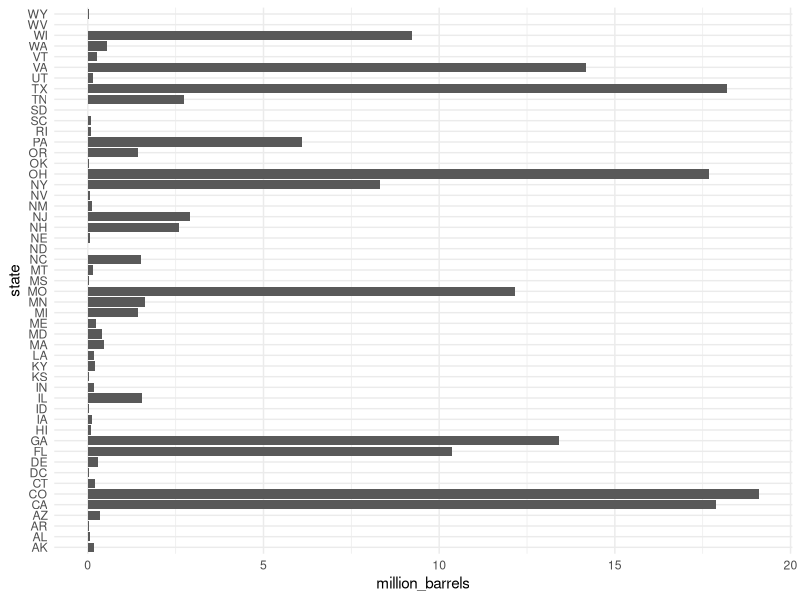
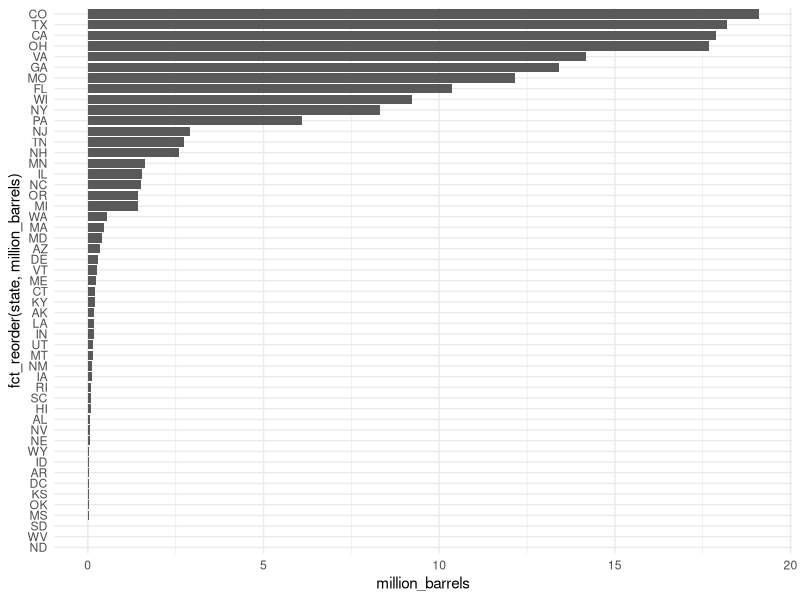
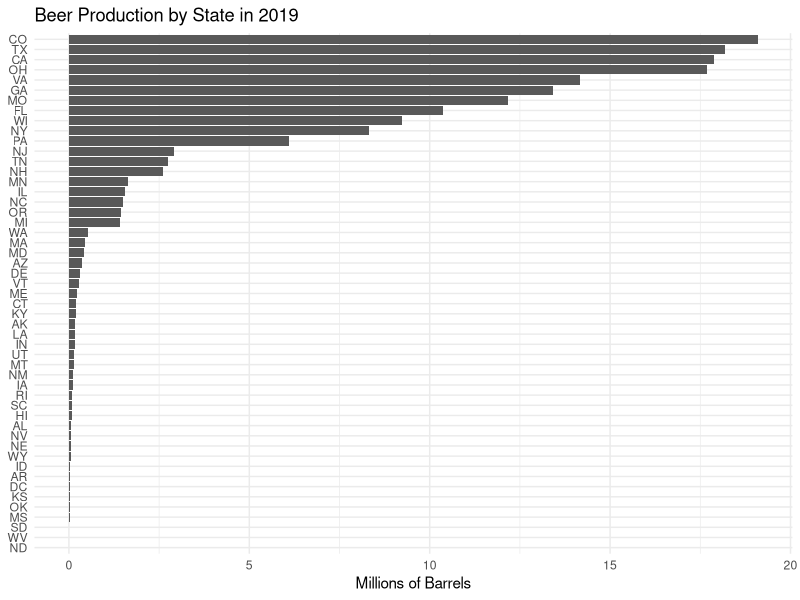
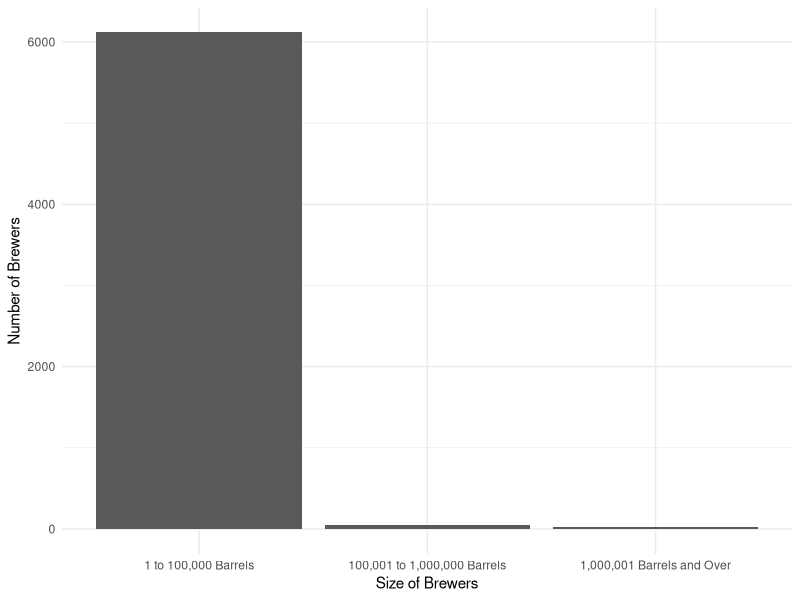
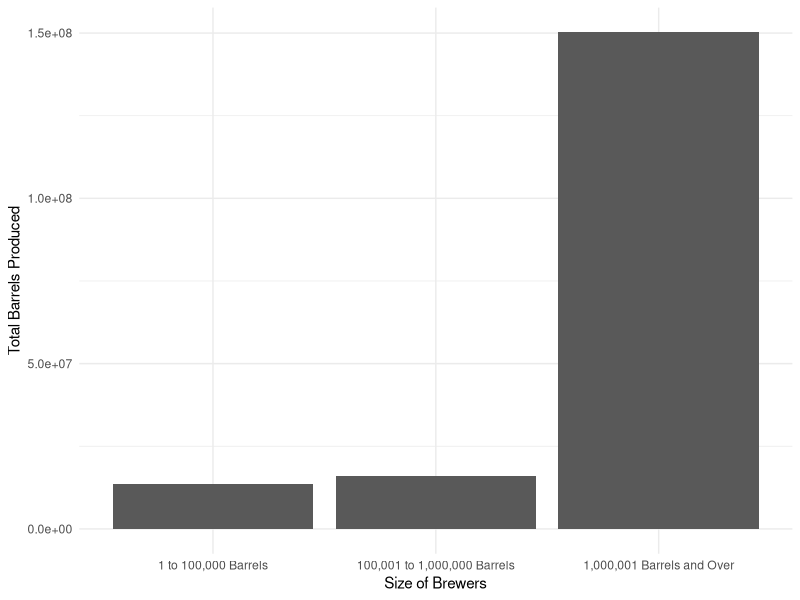
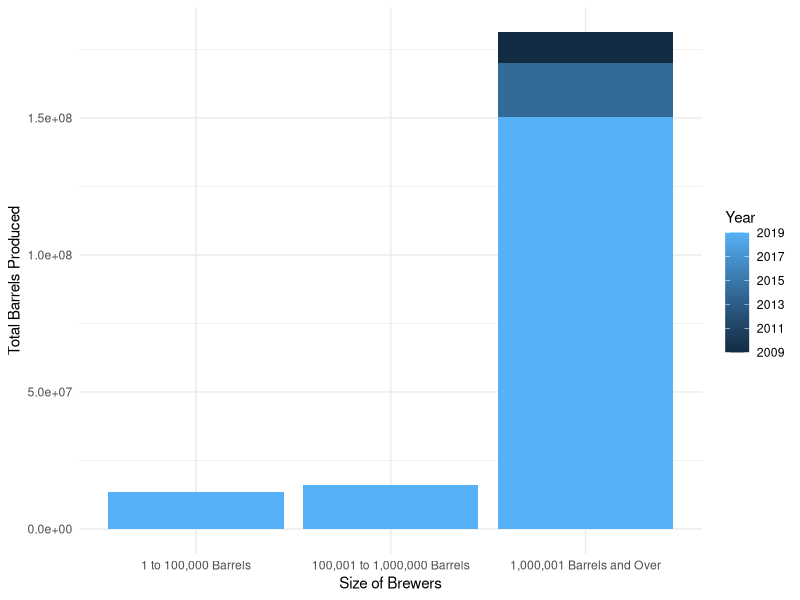
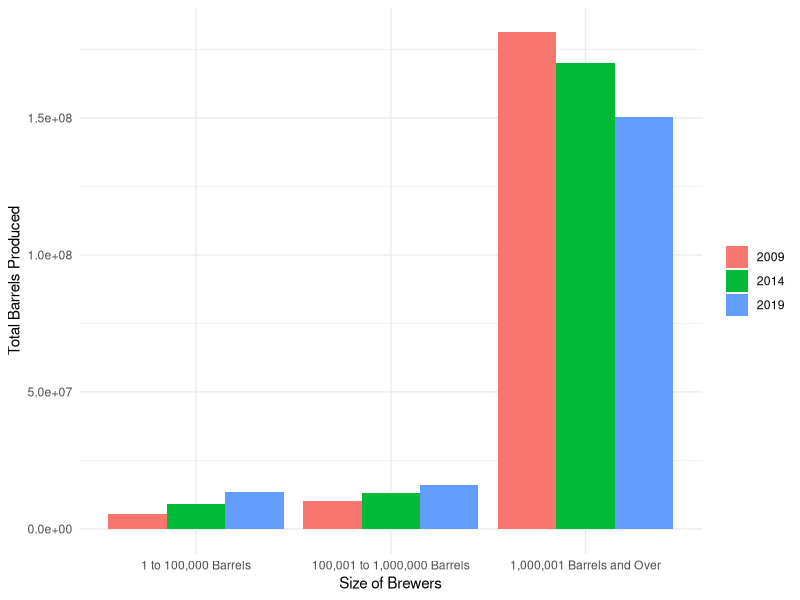
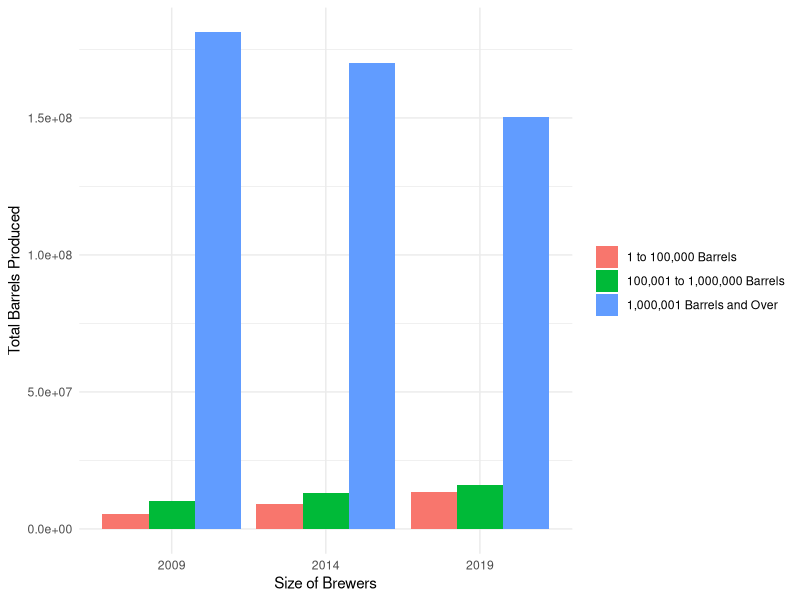

Reproduce these figures in R, in order.
# AEM 2850 - Example 7-2
# Plan for today:
# - Questions?
# - On our own devices: work through this script
#   - Write your own code in place of "______"
# - As a group: discuss results, answer questions


# 0. Loading packages and prepping data -----
# we need to install packages once before we can use them
# install.packages("tidyverse") # in this case, it has already been done for you in this project
library(tidyverse) # load the core tidyverse packages

# use theme_set to get clean plots without having to specify the theme each time
theme_set(theme_minimal()) # set the current theme to theme_minimal()
# you can use theme_set(theme()) to return to defaults if you prefer

# today we'll explore beer statistics from the Alcohol and Tobacco Tax and Trade Bureau (TTB)
# intermediate source: https://github.com/rfordatascience/tidytuesday/blob/master/data/2020/2020-03-31/readme.md
# i have done a little pre-processing for your convenience


# 1. Brewers across the United States ----
# the first dataset we'll use summarizes total beer production by state in 2019

# import data
beer_states <- read_csv("beer_states.csv")

# map million_barrels to x, state to y, and add bars
beer_states |>
  ggplot(aes(x = million_barrels, y = state)) +
  geom_col()

# arrange states from highest to lowest beer production
beer_states |>
  ggplot(aes(x = million_barrels, y = fct_reorder(state, million_barrels))) +
  geom_col()

# add labels to the x and y axes, and add a title
beer_states |>
  ggplot(aes(x = million_barrels, y = fct_reorder(state, million_barrels))) +
  geom_col() +
  labs(
    title = "Beer Production by State in 2019",
    x = "Millions of Barrels",
    y = NULL
  )


# 2. Brewers across the size distribution ----
# the second dataset we'll use summarizes the number of brewers and total beer production by year and brewer size category

# import data
brewer_size <- read_csv("brewer_size.csv")

# for 2019 only: map brewer_size to x, n_of_brewers to y, and add bars
brewer_size |>
  filter(year == 2019) |>
  ggplot(aes(x = fct_reorder(brewer_size, numeric_size), y = n_of_brewers)) +
  geom_col() +
  labs(
    x = "Size of Brewers",
    y = "Number of Brewers"
  )

# for 2019 only: now map total_barrels to y instead of n_of_brewers
brewer_size |>
  filter(year == 2019) |>
  ggplot(aes(x = fct_reorder(brewer_size, numeric_size), y = total_barrels)) +
  geom_col() +
  labs(
    x = "Size of Brewers",
    y = "Total Barrels Produced"
  )


# 3. Brewer size in higher dimensions ----
# let's extend our visualizations to capture changes in brewer sizes over time
# two good ways to do this are using grouped bar charts and facets

# start by filtering the data in brewer_size to the years 2009, 2014, and 2019
brewer_size_over_time <- brewer_size |>
  filter(year %in% c(2009, 2014, 2019))

# make a grouped bar chart, mapping: size to x, total_barrels to y, and year to fill
brewer_size_over_time |>
  ggplot(aes(x = fct_reorder(brewer_size, numeric_size), y = total_barrels, fill = year)) +
  geom_col(position = "dodge") +
  labs(
    x = "Size of Brewers",
    y = "Total Barrels Produced",
    fill = "Year"
  )

# what happened? see if you can figure out how to get bars side by side
brewer_size_over_time |>
  ggplot(aes(x = fct_reorder(brewer_size, numeric_size), y = total_barrels, fill = as_factor(year))) +
  geom_col(position = "dodge") +
  labs(
    x = "Size of Brewers",
    y = "Total Barrels Produced",
    fill = NULL
  )

# make the same plot, but reverse the mappings for size and year
brewer_size_over_time |>
  ggplot(aes(x = as_factor(year), y = total_barrels, fill = fct_reorder(brewer_size, numeric_size))) +
  geom_col(position = "dodge") +
  labs(
    x = "Size of Brewers",
    y = "Total Barrels Produced",
    fill = NULL
  )

# now see what happens if you use position = "stack" instead of position = "dodge"?
brewer_size_over_time |>
  ggplot(aes(x = as_factor(year), y = total_barrels, fill = fct_reorder(brewer_size, numeric_size))) +
  geom_col(position = "stack") +
  labs(
    x = "Size of Brewers",
    y = "Total Barrels Produced",
    fill = NULL
  )

# another option for higher dimensional data is to use facets
# make a plot of total_barrels vs year, and facet by brewer_size
# omit the fill mapping this time
# see if you can order the facets by brewer size
brewer_size_over_time |>
  mutate(size = fct_reorder(brewer_size, numeric_size)) |>
  ggplot(aes(x = as_factor(year), y = total_barrels)) +
  geom_col() +
  facet_wrap(vars(size))+
  labs(
    x = "Size of Brewers",
    y = "Total Barrels Produced",
    fill = NULL
  )


# 4. Revisiting brewer sizes in 2019 ----
# let's work directly with average brewer sizes instead of using categories
# using categories are often better for bar plots like these
# but using numeric values will give a sense of the categories' true sizes

# filter brewer_size for the year 2019 and add a variable avg_size
# assign the result to brewer_size_2019
brewer_size_2019 <- brewer_size |>
  filter(year == 2019) |>
  mutate(avg_size = total_barrels / n_of_brewers)

# use brewer_size_2019 to plot total barrels vs avg_size using geom_col()
# you might want to use a different, more descriptive label for x than above
brewer_size_2019 |>
  ggplot(aes(x = avg_size, y = total_barrels)) +
  geom_col() +
  labs(
    x = "Average Brewer Production",
    y = "Total Barrels Produced"
  )

# what do you notice about this plot? i notice:
# 1. there is a big difference between small, medium, and large brewers!
# 2. the relationship between numeric_size and total_barrels seems non-linear

# apply a log transform of the x axis of your plot using `+ scale_x_log10()`
brewer_size_2019 |>
  ggplot(aes(x = avg_size, y = total_barrels)) +
  geom_col() +
  labs(
    x = "Size of Brewers",
    y = "Total Barrels Produced"
  ) +
  scale_x_log10()

# now make a plot that applies the log transform to both x and y
brewer_size_2019 |>
  ggplot(aes(x = avg_size, y = total_barrels)) +
  geom_col() +
  labs(
    x = "Size of Brewers",
    y = "Total Barrels Produced"
  ) +
  scale_x_log10() +
  scale_y_log10()

# finally, modify the plot so the axis labels are in millions
# an easy way to do this is by dividing the variables directly inside aes()
brewer_size_2019 |>
  ggplot(aes(x = avg_size / 1e3, y = total_barrels / 1e6)) +
  geom_col() +
  labs(
    x = "Size of Brewers (thousands)",
    y = "Total Barrels Produced (millions)"
  ) +
  scale_x_log10() +
  scale_y_log10()
